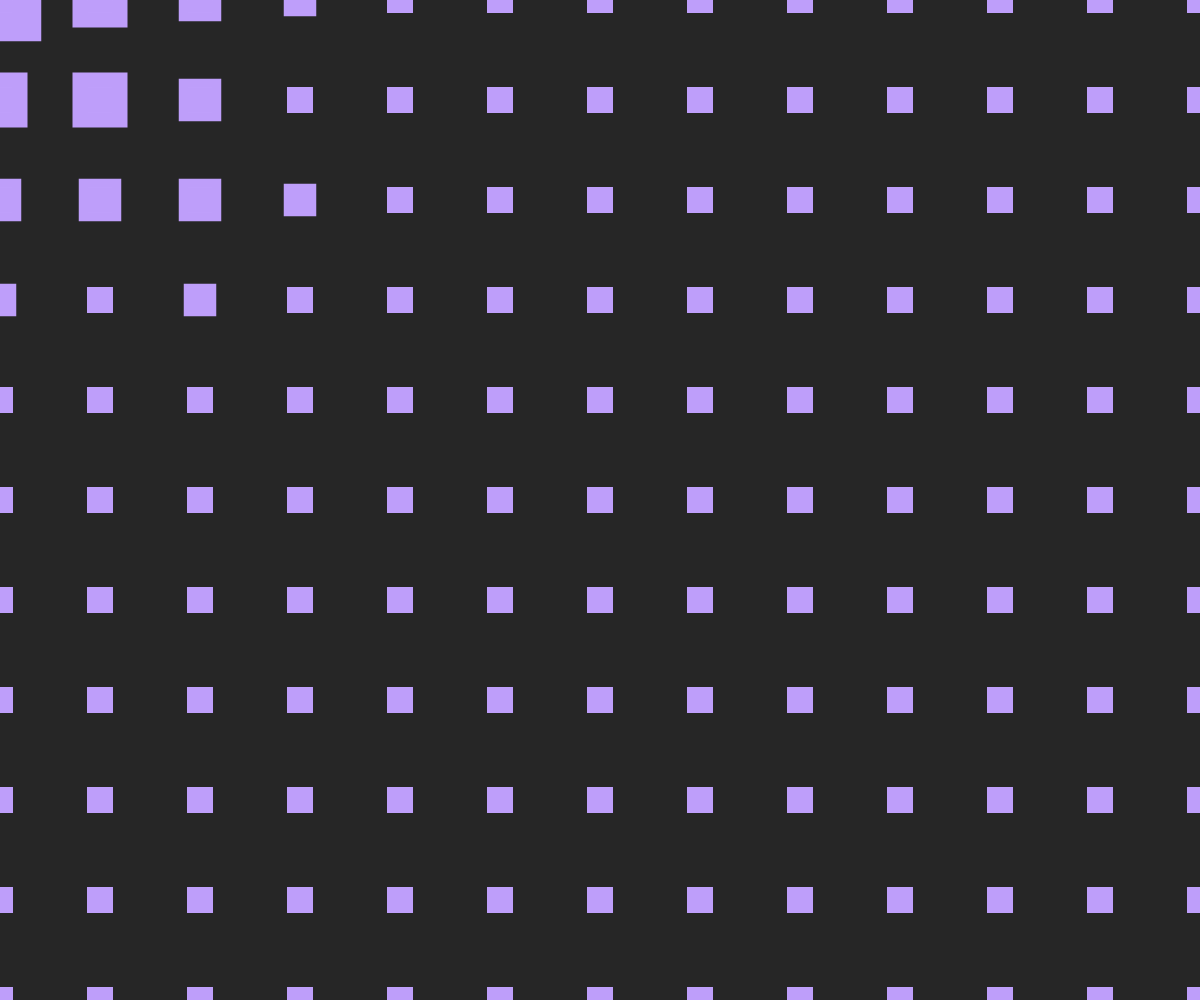
Frame 1 (no input)
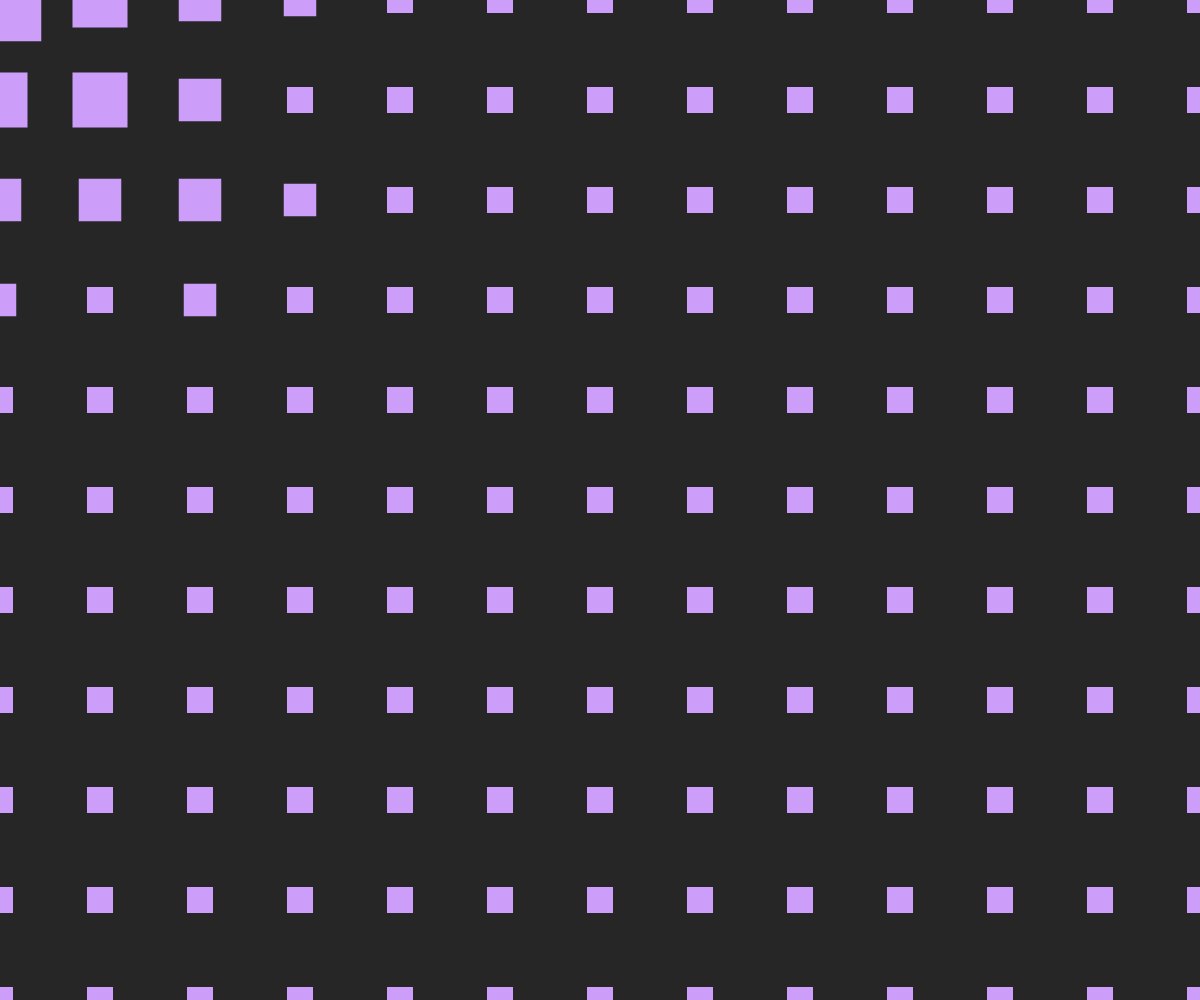
Frame 60 (no input)
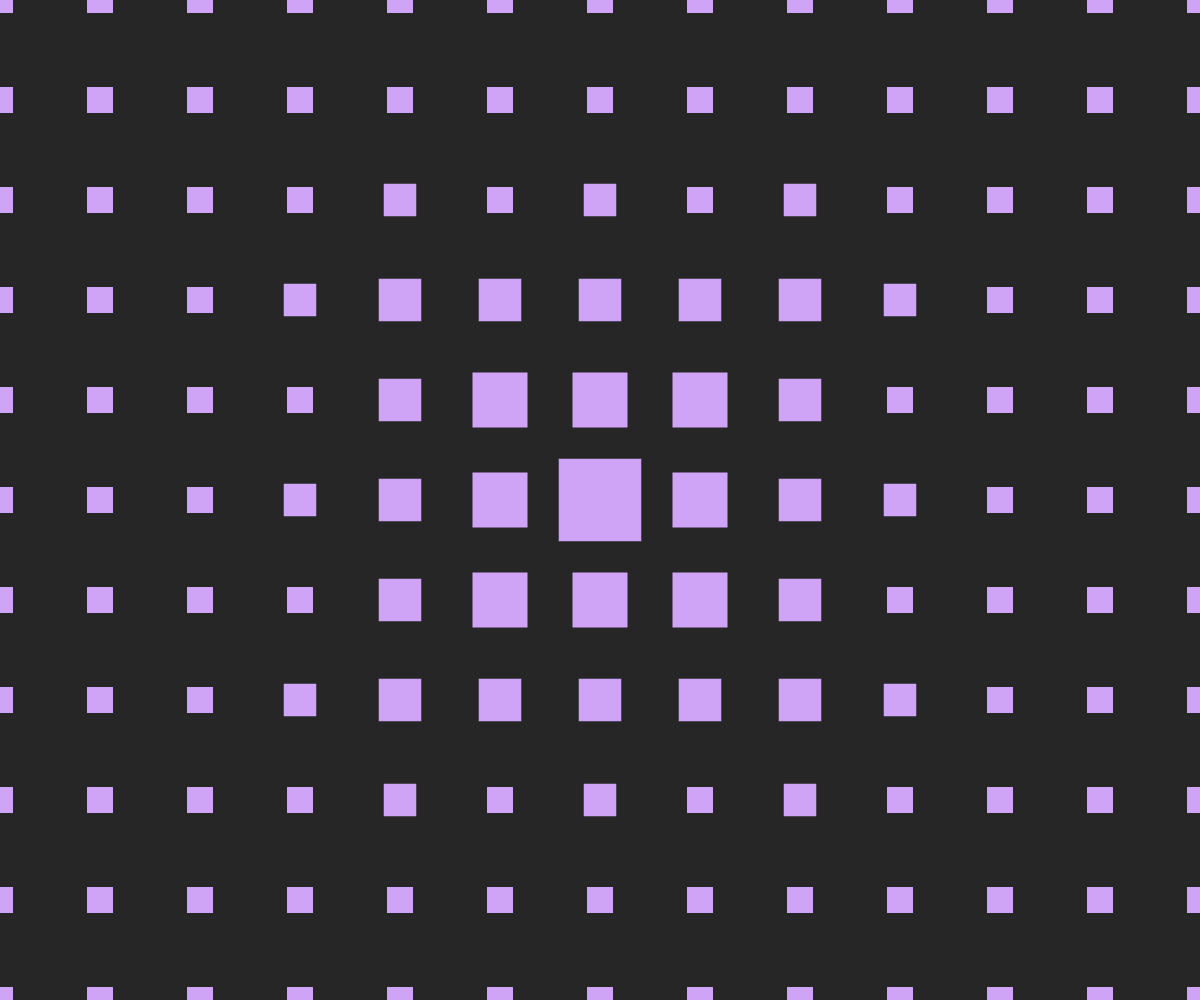
Frame 120 (the mouse pressed at the canvas centre since frame 60)

The p5.js sketch that drew these frames (run headless with seeded random() and noise() and a simulated clock; from frame 60 on, the mouse is pressed at the canvas centre):

// p5.js sketch
// ── sketch.js
function setup() {
  createCanvas(windowWidth, windowHeight);
  rectMode(CENTER);
  colorMode(HSL);
  noStroke();
}

function draw() {
  background(0, 0, 15);

  //COLOR
  var colorHp = 225;
  var colorH = colorHp + random()*50;

  var colorSp = 80;
  var colorS = colorSp + random()*50;

  fill(colorH, colorS, 80);

  //SHAPES

  var OFF1 = 100;
  var OFF2 = OFF1*2;
  var OFF3 = OFF1*3;

  for(var x = 0; x < ((width/100)*100)+500; x+=OFF1) {
    for(var y = 0; y < ((height/100)*100)+500; y+=OFF1){

      var d0 = 25;
      var d1 = 25;
      var d2 = 25;
      var d3 = 25;

      if(mouseX > x - 80 && mouseX < x + 20 && mouseY > y - 80 && mouseY < y + 20){
        d0 = d0*3.3;
        d1 = d1*2.2;
        d2 = d2*1.7;
        d3 = d3*1.3;
      }

      //Main
      rect(x, y, d0, d0);

      //First frame
      rect(x+OFF1, y+OFF1, d1, d1);
      rect(x+OFF1, y-OFF1, d1, d1);
      rect(x-OFF1, y-OFF1, d1, d1);
      rect(x-OFF1, y+OFF1, d1, d1);

      rect(x+OFF1, y, d1, d1);
      rect(x-OFF1, y, d1, d1);
      rect(x, y+OFF1, d1, d1);
      rect(x, y-OFF1, d1, d1);

      //Second frame
      rect(x+OFF2, y+OFF2, d2, d2);
      rect(x+OFF2, y-OFF2, d2, d2);
      rect(x-OFF2, y-OFF2, d2, d2);
      rect(x-OFF2, y+OFF2, d2, d2);

      rect(x+OFF2, y, d2, d2);
      rect(x-OFF2, y, d2, d2);
      rect(x, y+OFF2, d2, d2);
      rect(x, y-OFF2, d2, d2);

      rect(x+OFF1, y+OFF2, d2, d2);
      rect(x+OFF1, y-OFF2, d2, d2);
      rect(x-OFF2, y-OFF1, d2, d2);
      rect(x-OFF2, y+OFF1, d2, d2);

      rect(x+OFF2, y-OFF1, d2, d2);
      rect(x+OFF2, y+OFF1, d2, d2);
      rect(x-OFF1, y+OFF2, d2, d2);
      rect(x-OFF1, y-OFF2, d2, d2);

      //Third frame
      rect(x-OFF2, y-OFF3, d3, d3);
      rect(x, y-OFF3, d3, d3);
      rect(x+OFF2, y-OFF3, d3, d3);

      rect(x-OFF3, y-OFF2, d3, d3);
      rect(x+OFF3, y-OFF2, d3, d3);

      rect(x-OFF3, y, d3, d3);
      rect(x+OFF3, y, d3, d3);

      rect(x-OFF3, y+OFF2, d3, d3);
      rect(x+OFF3, y+OFF2, d3, d3);

      rect(x-OFF2, y+OFF3, d3, d3);
      rect(x, y+OFF3, d3, d3);
      rect(x+OFF2, y+OFF3, d3, d3);
    }
  }
}
